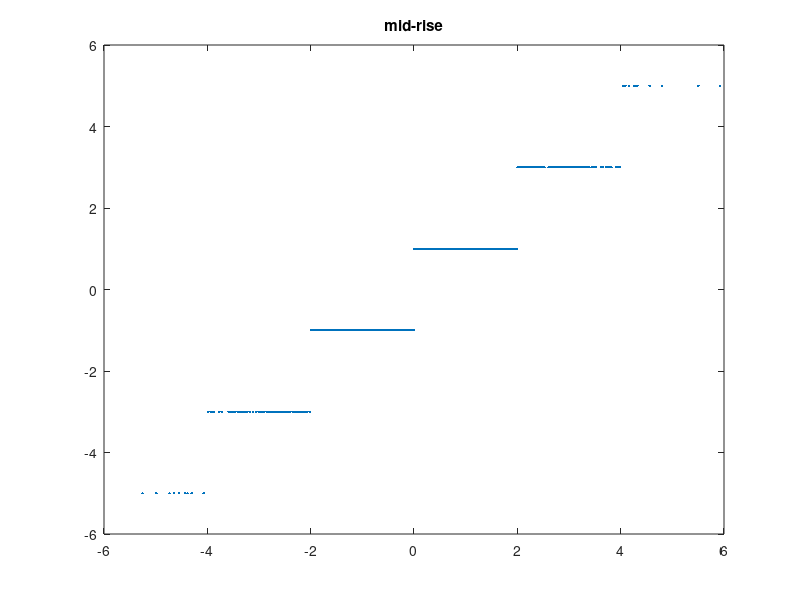
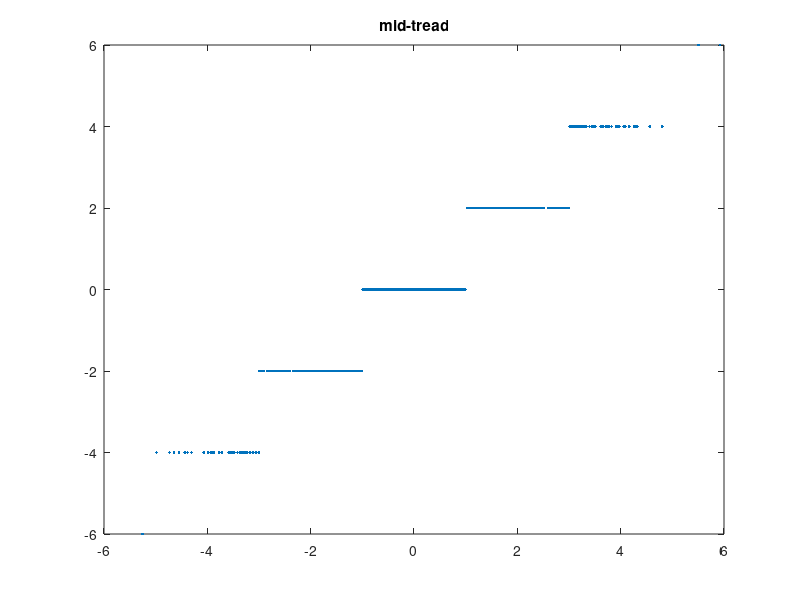
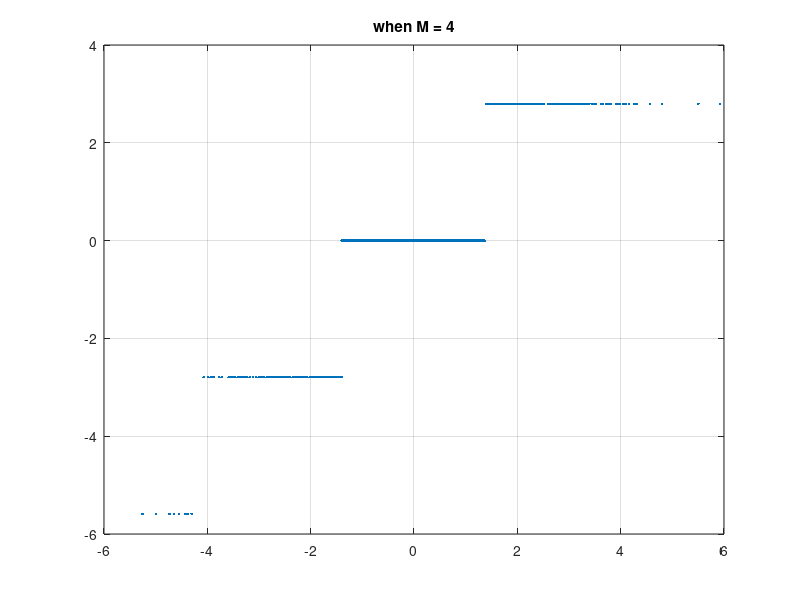
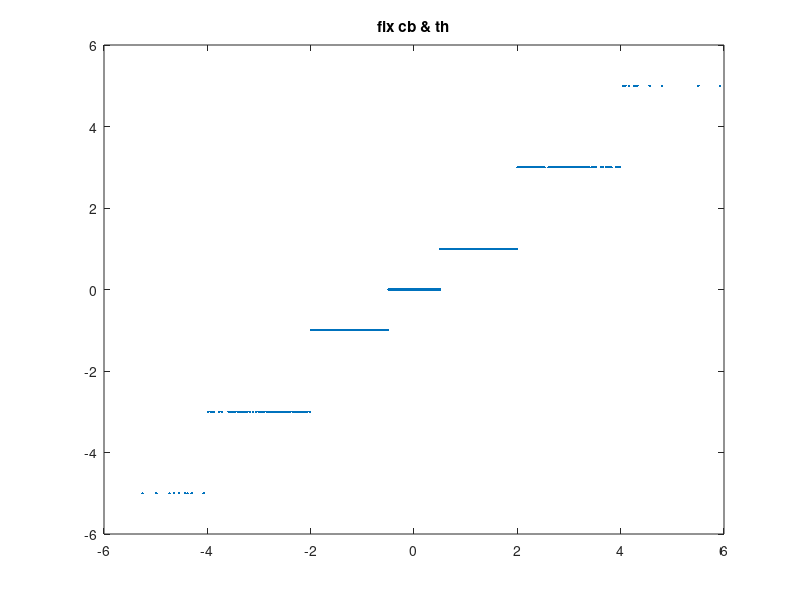

Source code (MATLAB) for these figures, in order:
clearvars;
close all;
clc;

rng(21);

%% generate samples
x_var = 3;
x = randn(1000,1) * sqrt(x_var);

%% mid-rise
delta = 2;
y1 = delta*(floor(x/delta)+1/2); %% won't pass zero 

figure;
plot(x,y1,'.');
%hist(y1);
title('mid-rise');

%% mid-tread
delta = 2;
y2 = delta * floor(x/delta+1/2);

figure();
plot(x,y2,'.')
title('mid-tread');


%% M=4 mid-tread
M = 4;
delta = (max(x)-min(x))/M;
y3 = delta * floor(x/delta+1/2);

%% rounding y3
y3_values = unique(y3);
y3(y3==y3_values(end)) = y3_values(end-1);

figure();
plot(x,y3,'.')
grid on;
title('when M = 4')

%% quantize cb as production level(y)
%% th as thresholds(x)
cb = [-5,-3,-1,0,1,3,5];
th = [-4,-2,-0.5,0.5,2,4];

th = [-inf, th, inf];
y4 = zeros(size(x));

for level = 1:length(cb)
    mask = x>=th(level) & x<th(level+1);
    y4(mask) = cb(level);
end

figure();
plot(x,y4,'.'); %% if use th, there is an error, not the same length
title('fix cb & th');

%% power and var
e = y1-x;

Px = mean(x.^2);
Pe = mean(e.^2);

SNR = Px/Pe;

%% distortion for every quantizer
mse1 = mean((y1-x).^2);
mse2 = mean((y2-x).^2);
mse3 = mean((y3-x).^2);
mse4 = mean((y4-x).^2);

%% SNR
snr1 = mean(x.^2)/mse1;
snr2 = mean(x.^2)/mse2;
snr3 = mean(x.^2)/mse3;
snr4 = mean(x.^2)/mse4;

fprintf('snr1:%d',snr1);

%% convert to db
snr1_db = pow2db(snr1);
disp(snr1_db);
